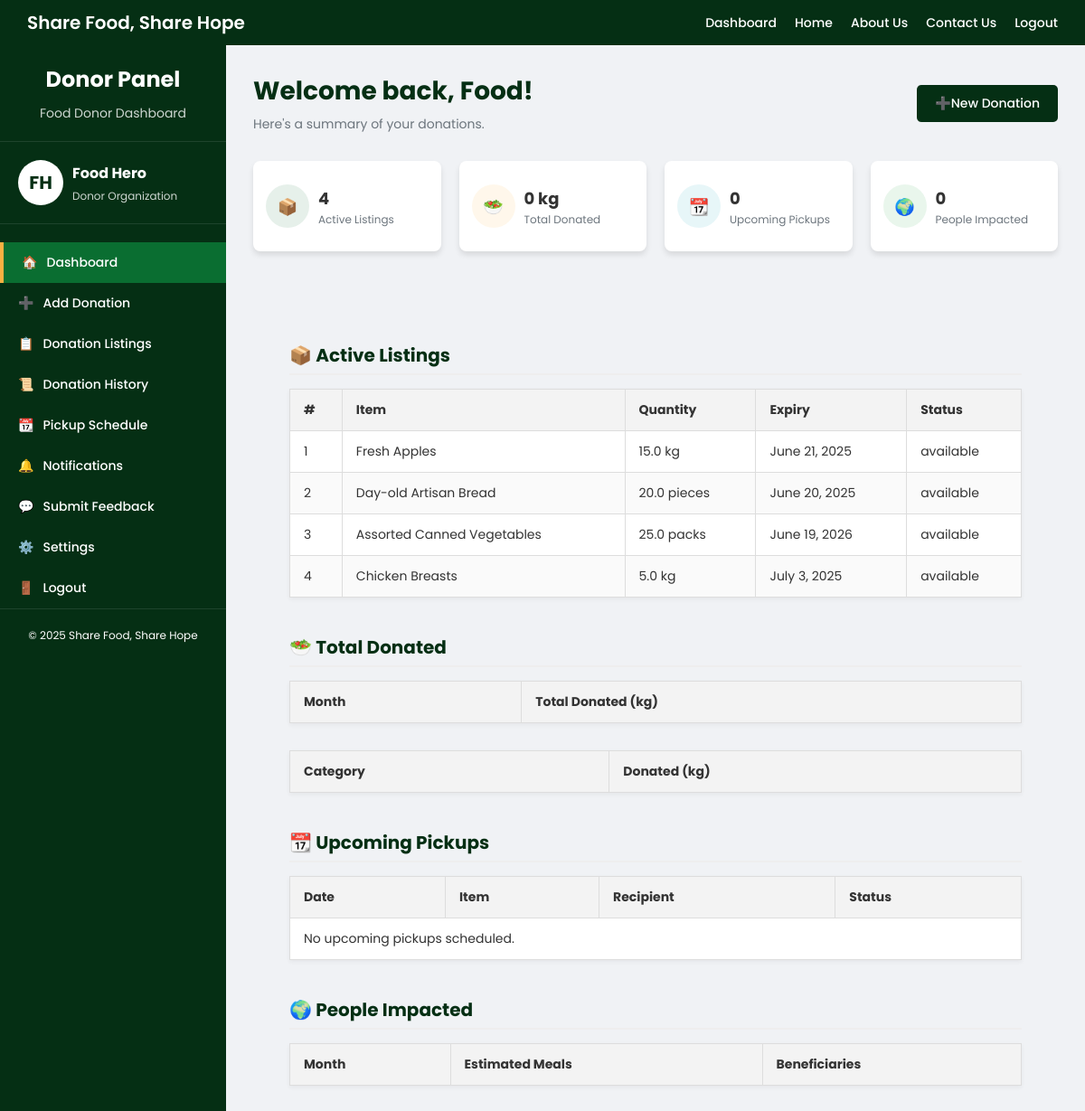
The page /dashboard/ (signed in) on the database its author committed.
### fooddonor/models.py (models this page shows, shortened)
class FoodDonation(models.Model):
    STATUS_CHOICES = (
        ('available', 'Available'),
        ('claimed', 'Claimed'),
        ('delivered', 'Delivered'),
        ('expired', 'Expired'),
    )
    CATEGORY_CHOICES = [
        ('fruits', 'Fruits'),
        ('vegetables', 'Vegetables'),
        ('grains', 'Grains & Cereals'),
        ('dairy', 'Dairy Products'),
        ('meat', 'Meat & Poultry'),
        ('seafood', 'Seafood'),
        ('bakery', 'Bakery Items'),
        ('prepared', 'Prepared Food'),
        ('beverages', 'Beverages'),
        ('canned', 'Canned Goods'),
        ('others', 'Other'),
    ]
    UNIT_CHOICES = [
        ('kg', 'Kilograms'),
        ('lbs', 'Pounds'),
        ('pieces', 'Pieces'),
        ('portions', 'Portions'),
        ('litres', 'Litres'),
        ('packs', 'Packs'),
    ]
    DIETARY_CHOICES = [
        ('halal', 'Halal'),
        ('vegetarian', 'Vegetarian'),
        ('vegan', 'Vegan'),
        ('gluten_free', 'Gluten-Free'),
        ('none', 'None'),
    ]
    ALLERGEN_CHOICES = [
        ('nuts', 'Nuts'),
        ('dairy', 'Dairy'),
        ('gluten', 'Gluten'),
        ('soy', 'Soy'),
        ('shellfish', 'Shellfish'),
    ]
    donor = models.ForeignKey('fooddonor.Profile', on_delete=models.CASCADE, related_name='donations')
    title = models.CharField(max_length=100)
    description = models.TextField()
    quantity_amount = models.FloatField(default=1.0)
    quantity_unit = models.CharField(max_length=10, choices=UNIT_CHOICES, default='kg')
    category = models.CharField(max_length=100, choices=CATEGORY_CHOICES)
    dietary_info = models.TextField(blank=True, null=True)
    known_allergens = models.TextField(blank=True, null=True)
    expiry_date = models.DateField()
    pickup_location = models.CharField(max_length=255)
    status = models.CharField(max_length=10, choices=STATUS_CHOICES, default='available')
    created_at = models.DateTimeField(auto_now_add=True)
    image = models.ImageField(upload_to='', null=True, blank=True)

### fooddonor/views.py (the view, shortened to what this page needs)
# urls.py: path('dashboard/', views.donor_dashboard, name='donor_dashboard'),
@login_required
@user_passes_test(is_donor)
def donor_dashboard(request):
    profile = request.user.profile
    user = request.user
    active_listings = FoodDonation.objects.filter(donor=profile, status='available')
    total_donated = FoodDonation.objects.filter(
        donor=profile,
        status='delivered'
    ).aggregate(total=Sum('quantity_amount'))['total'] or 0
    upcoming_pickups = DonationRequest.objects.filter(
        donation__donor=profile,
        status='approved',
        donation__expiry_date__gte=date.today()
    ).order_by('donation__expiry_date')
    people_impacted = round(total_donated * 2.5)
    monthly_donated = (
        FoodDonation.objects.filter(donor=profile, status='delivered')
        .annotate(month=TruncMonth('created_at'))
        .values('month')
        .annotate(total=Sum('quantity_amount'))
        .order_by('month')
    )
    donated_by_category = (
        FoodDonation.objects.filter(donor=profile, status='delivered')
        .values('title')
        .annotate(total=Sum('quantity_amount'))
        .order_by('-total')
    )
    impact_stats = []
    context = {
        'active_listings': active_listings.count(),
        'active_listings_data': active_listings,
        'total_donated_kg': total_donated,
        'upcoming_pickups': upcoming_pickups,
        'people_impacted': people_impacted,
        'total_donated_monthly': monthly_donated,
        'donated_by_category': donated_by_category,
        'impact_stats': impact_stats,
        'user_full_name': user.get_full_name() or user.username,
        'user_first_name': user.first_name or user.username,
    }
    return render(request, 'donordashboard.html', context)

### fooddonor/views.py (called while the page is built)
def is_donor(user):
    try:
        return user.profile.role == 'donor'
    except Profile.DoesNotExist:
        return False

### fooddonor/templates/donordashboard.html (shortened to what this page needs)
<!DOCTYPE html>
<html lang="en">
<head>
</head>
<body>
<div class="topbar">
  <div class="logo">Share Food, Share Hope</div>
  <div class="nav-links">
  <a href="{% url 'fooddonor:donor_dashboard' %}">Dashboard</a>
  <a href="{% url 'fooddonor:home' %}">Home</a>
  <a href="#">About Us</a>
  <a href="#">Contact Us</a>
  <a href="{% url 'fooddonor:logout' %}">Logout</a>
</div>
</div>
<div class="dashboard">
<div class="sidebar">
<div class="sidebar-header">
<h2>Donor Panel</h2>
<p>Food Donor Dashboard</p>
</div>
<div class="user-info">
<div class="user-avatar">
  {% if user.first_name and user.last_name %}
    {{ user.first_name.0 }}{{ user.last_name.0 }}
  {% elif user.first_name %}
    {{ user.first_name.0 }}{{ user.first_name.1|default:'' }}
  {% else %}
    {{ user.username.0 }}{{ user.username.1|default:'' }}
  {% endif %}
</div>
<div class="user-details">
<h3>
  {% if user.get_full_name %}
    {{ user.get_full_name }}
  {% else %}
    {{ user.username }}
  {% endif %}
</h3>
<p>Donor Organization</p>
</div>
</div>
<div class="menu">
<a href="{% url 'fooddonor:donor_dashboard' %}" class="menu-item active">
<div class="menu-icon">🏠</div>
<div class="menu-text">Dashboard</div>
</a>
<a href="{% url 'fooddonor:add_food' %}" class="menu-item">
<div class="menu-icon">➕</div>
<div class="menu-text">Add Donation</div>
</a>
<a href="{% url 'fooddonor:donation_list' %}" class="menu-item">
<div class="menu-icon">📋</div>
<div class="menu-text">Donation Listings</div>
</a>
<a href="{% url 'fooddonor:donation_history' %}" class="menu-item">
  <div class="menu-icon">📜</div>
  <div class="menu-text">Donation History</div>
</a>
<a href="{% url 'fooddonor:pickup_schedule' %}" class="menu-item">
<div class="menu-icon">📆</div>
<div class="menu-text">Pickup Schedule</div>
</a>
<a href="{% url 'fooddonor:notifications' %}" class="menu-item">
  <div class="menu-icon">🔔</div>
  <div class="menu-text">Notifications</div>
</a>
<a href="{% url 'fooddonor:submit_feedback' %}" class="menu-item">
  <div class="menu-icon">💬</div>
  <div class="menu-text">Submit Feedback</div>
</a>
<a href="{% url 'fooddonor:settings' %}" class="menu-item">
<div class="menu-icon">⚙️</div>
<div class="menu-text">Settings</div>
</a>
<a href="{% url 'fooddonor:logout' %}" class="menu-item">
<div class="menu-icon">🚪</div>
<div class="menu-text">Logout</div>
</a>
</div>
<div class="sidebar-footer">
<p>© 2025 Share Food, Share Hope</p>
</div>
</div>
<div class="main-content">
<div class="header">
<div class="header-title">
<h1>
  Welcome back,
  {% if user.first_name %}
    {{ user.first_name }}!
  {% else %}
    {{ user.username }}!
  {% endif %}
</h1>
<p>Here's a summary of your donations.</p>
</div>
<div class="header-actions">
  <a href="{% url 'fooddonor:add_food' %}" class="btn btn-primary">
    <span class="btn-icon">➕</span>
    New Donation
  </a>
</div>
</div>
<div class="cards-row">
<div class="card stat-card">
<div class="stat-icon primary-icon">📦</div>
<div class="stat-info">
<h3>{{ active_listings }}</h3>
<p>Active Listings</p>
</div>
</div>
<div class="card stat-card">
<div class="stat-icon secondary-icon">🥗</div>
<div class="stat-info">
<h3>{{ total_donated_kg }} kg</h3>
<p>Total Donated</p>
</div>
</div>
<div class="card stat-card">
<div class="stat-icon info-icon">📆</div>
<div class="stat-info">
<h3>{{ upcoming_pickups|length }}</h3>
<p>Upcoming Pickups</p>
</div>
</div>
<div class="card stat-card">
<div class="stat-icon success-icon">🌍</div>
<div class="stat-info">
<h3>{{ people_impacted }}</h3>
<p>People Impacted</p>
</div>
</div>
</div>
<div class="main-statistics" style="padding: 30px 40px;">
<h2>📦 Active Listings</h2>
<table>
<thead>
  <tr>
    <th>#</th>
    <th>Item</th>
    <th>Quantity</th>
    <th>Expiry</th>
    <th>Status</th>
  </tr>
</thead>
<tbody>
{% for item in active_listings_data %}
<tr>
  <td>{{ forloop.counter }}</td>
  <td>{{ item.title }}</td>
  <td>{{ item.quantity_amount }} {{ item.quantity_unit }}</td>
  <td>{{ item.expiry_date }}</td>
  <td>{{ item.status }}</td>
</tr>
{% empty %}
<tr><td colspan="5">No active listings found.</td></tr>
{% endfor %}
</tbody>
</table>
<h2>🥗 Total Donated</h2>
<table>
<thead><tr><th>Month</th><th>Total Donated (kg)</th></tr></thead>
</table>
<table>
<thead><tr><th>Category</th><th>Donated (kg)</th></tr></thead>
</table>
<h2>📆 Upcoming Pickups</h2>
<table>
<thead><tr><th>Date</th><th>Item</th><th>Recipient</th><th>Status</th></tr></thead>
<tbody>
{% for pickup in upcoming_pickups %}
<tr>
  <td>{{ pickup.date }}</td>
  <td>{{ pickup.item }}</td>
  <td>{{ pickup.recipient }}</td>
  <td>{{ pickup.status }}</td>
</tr>
{% empty %}
<tr><td colspan="4">No upcoming pickups scheduled.</td></tr>
{% endfor %}
</tbody>
</table>
<h2>🌍 People Impacted</h2>
<table>
<thead><tr><th>Month</th><th>Estimated Meals</th><th>Beneficiaries</th></tr></thead>
</table>
</div>
</div>
</div>
</body>
</html>

### rows shown on the page
FoodDonation: title "Fresh Apples", quantity_amount "15.0", quantity_unit "kg", expiry_date "June 21, 2025", status "available"
FoodDonation: title "Day-old Artisan Bread", quantity_amount "20.0", quantity_unit "pieces", expiry_date "June 20, 2025", status "available"
FoodDonation: title "Assorted Canned Vegetables", quantity_amount "25.0", quantity_unit "packs", expiry_date "June 19, 2026", status "available"
FoodDonation: title "Chicken Breasts", quantity_amount "5.0", quantity_unit "kg", expiry_date "July 3, 2025", status "available"

### other values the page prints
{{ user.first_name.0 }} "F"
{{ user.last_name.0 }} "H"
{{ user.get_full_name }} "Food Hero"
{{ user.first_name }} "Food"
{{ active_listings }} "4"
{{ total_donated_kg }} "0"
{{ upcoming_pickups|length }} "0"
{{ people_impacted }} "0"
